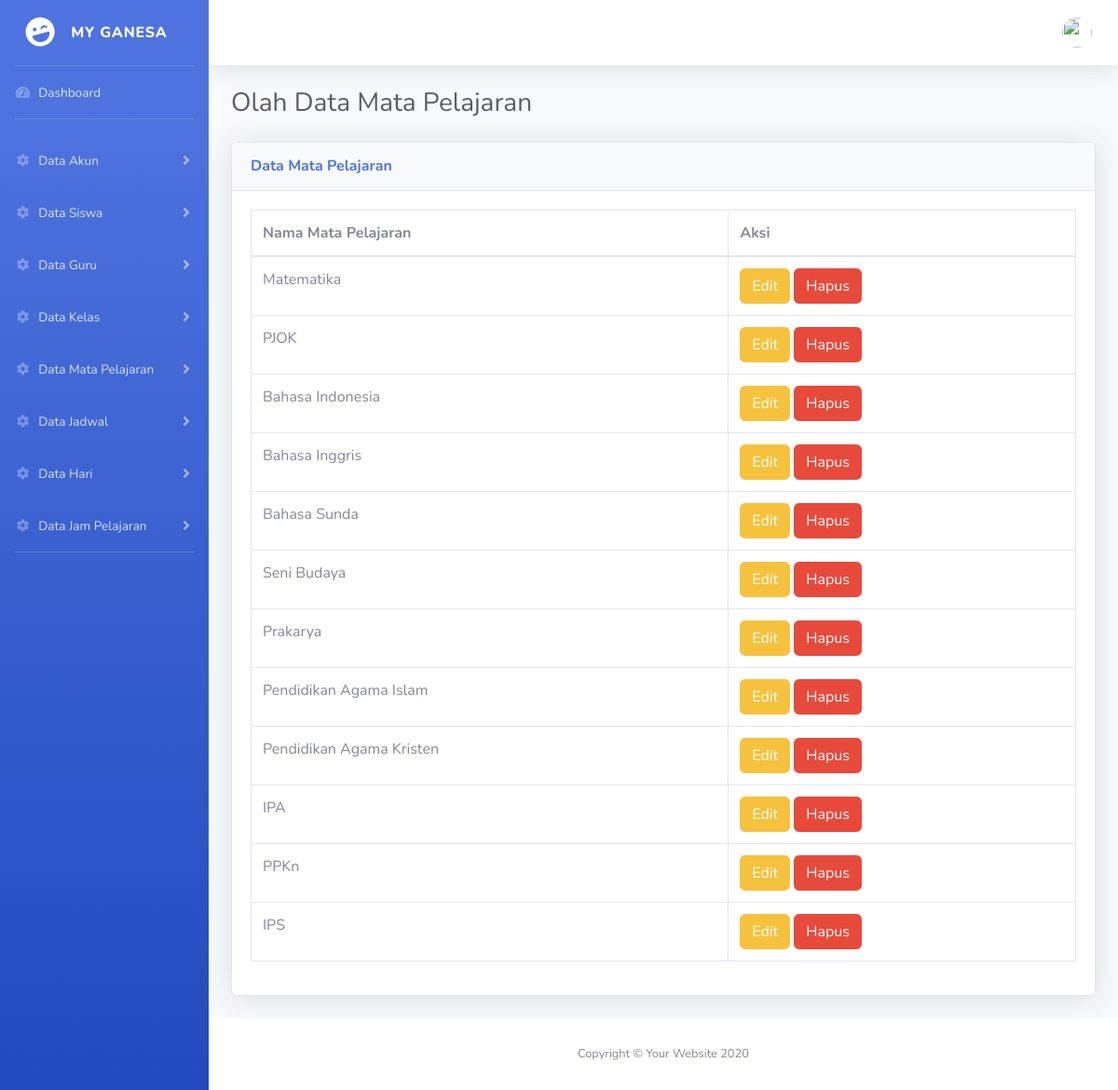
The page /admin/data_matpel.php (signed in) on the database its author committed.
### tables this page shows
CREATE TABLE `mata_pelajaran` (
  `id_matpel` int(11) NOT NULL,
  `nama_matpel` varchar(25) NOT NULL
);

### admin/data_matpel.php (the view, shortened to what this page needs)
<?php include 'header.php'; ?>
<!DOCTYPE html>
<html lang="en">
<head>
  <link href="../vendor/fontawesome-free/css/all.min.css" rel="stylesheet" type="text/css">
  <link href="../css/sb-admin-2.min.css" rel="stylesheet">
</head>
<body id="page-top">
  <div id="wrapper">
    <div id="content-wrapper" class="d-flex flex-column">
      <div id="content">
        <div class="container-fluid">
          <h1 class="h3 mb-4 text-gray-800">Olah Data Mata Pelajaran</h1>
          <?php
            $sql="SELECT * FROM mata_pelajaran";
            $res=mysqli_query($link,$sql);
            $ketemu=mysqli_num_rows($res);
          ?>
          <div class="card shadow mb-4">
            <div class="card-header py-3">
              <h6 class="m-0 font-weight-bold text-primary">Data Mata Pelajaran</h6>
            </div>
            <div class="card-body">
              <div class="table-responsive">
                <table class="table table-bordered" id="dataTable" width="100%" cellspacing="0">
                  <thead>
                    <tr>
                      <th>Nama Mata Pelajaran</th>
                      <th>Aksi</th>
                    </tr>
                  </thead>
                  <tbody>
                    <?php
                      if($ketemu){
                        foreach($res as $data){
                          ?>
                            <tr>
                              <td><?php echo "$data[nama_matpel]"; ?></td>
                              <td><?php echo "<a class='btn btn-warning' href='edit_matpel.php?id=$data[id_matpel]'>Edit</a> ";
                                   echo "<a class='btn btn-danger' href='hapus_matpel.php?id=$data[id_matpel]'>Hapus</a>"; ?></td>
                            </tr>
                          <?php
                        }
                      }else{?>
                        <tr><td colspan="2"><center>Tidak ada data.</td><center></tr><?php
                      }
                    ?>
                  </tbody>
                </table>
              </div>
            </div>
          </div>
        </div>
      </div>
    </div>
  </div>
</body>
</html>

### rows shown on the page
mata_pelajaran: nama_matpel "Matematika"
mata_pelajaran: nama_matpel "PJOK"
mata_pelajaran: nama_matpel "Bahasa Indonesia"
mata_pelajaran: nama_matpel "Bahasa Inggris"
mata_pelajaran: nama_matpel "Bahasa Sunda"
mata_pelajaran: nama_matpel "Seni Budaya"
mata_pelajaran: nama_matpel "Prakarya"
mata_pelajaran: nama_matpel "Pendidikan Agama Islam"
mata_pelajaran: nama_matpel "Pendidikan Agama Kristen"
mata_pelajaran: nama_matpel "IPA"
mata_pelajaran: nama_matpel "PPKn"
mata_pelajaran: nama_matpel "IPS"
